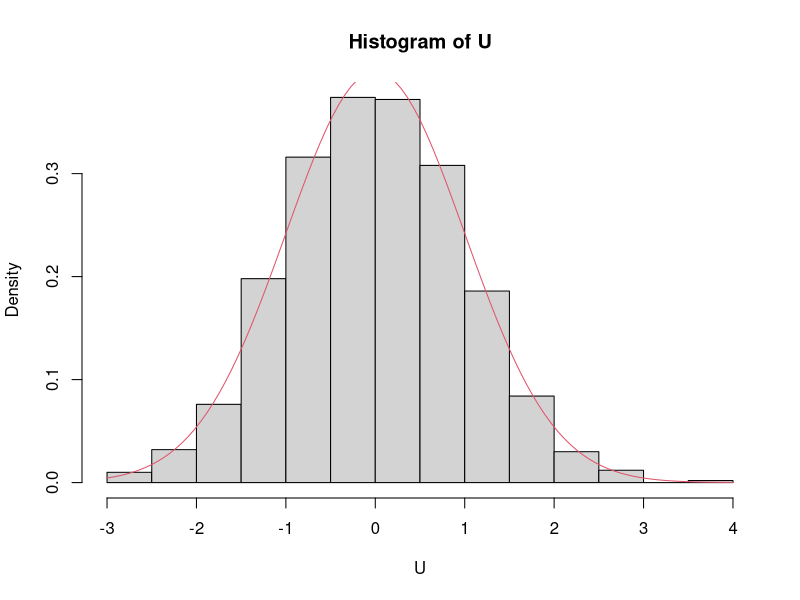
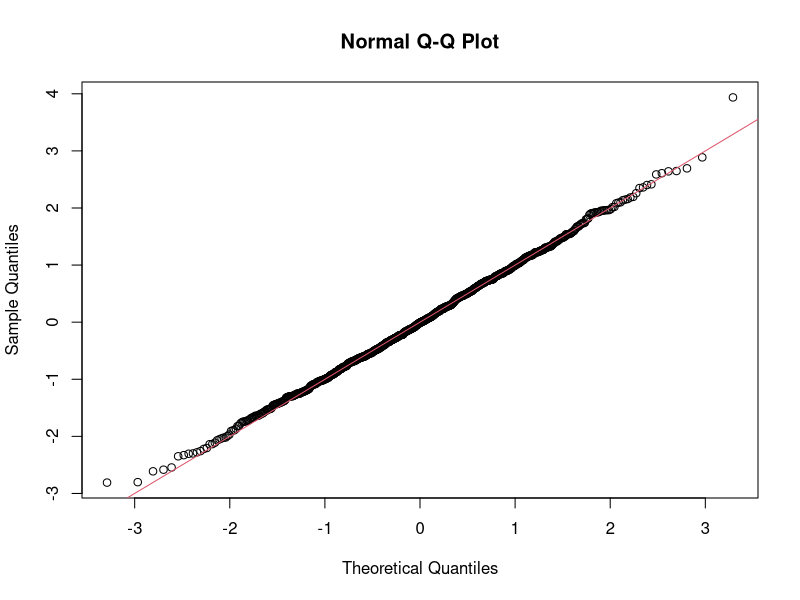
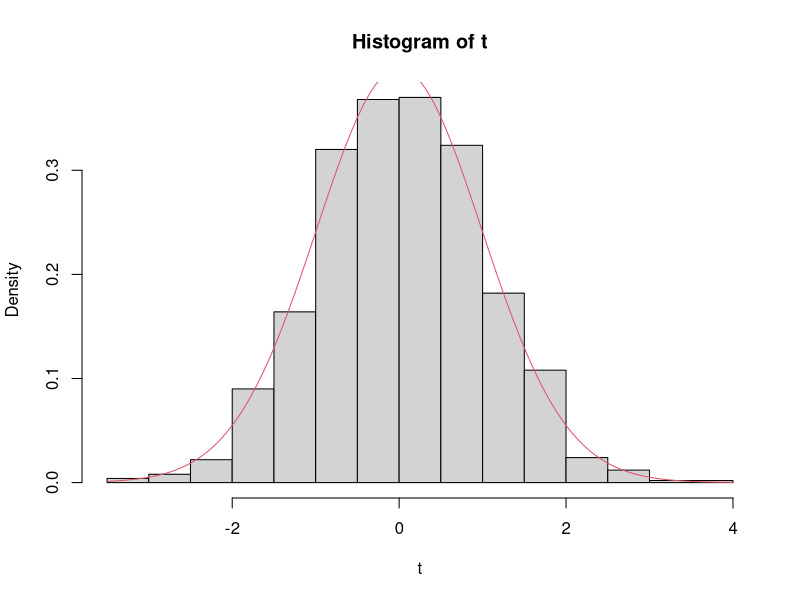
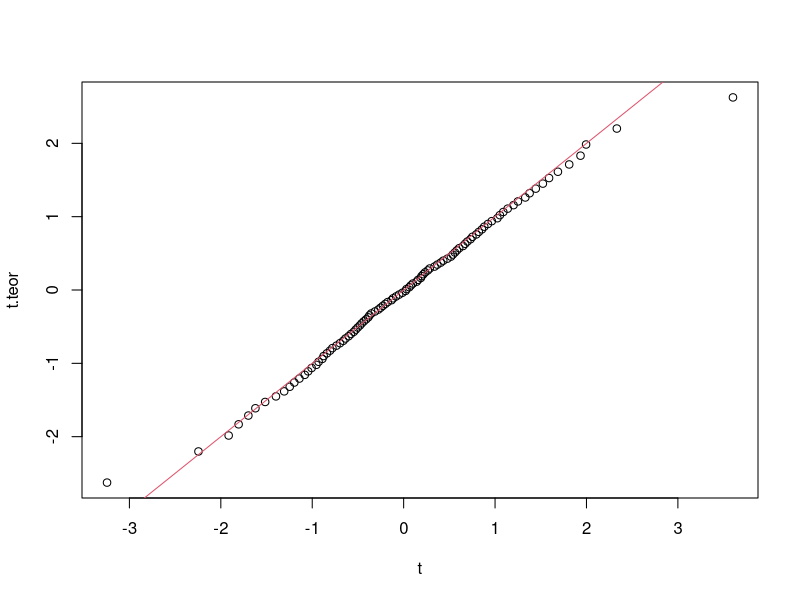
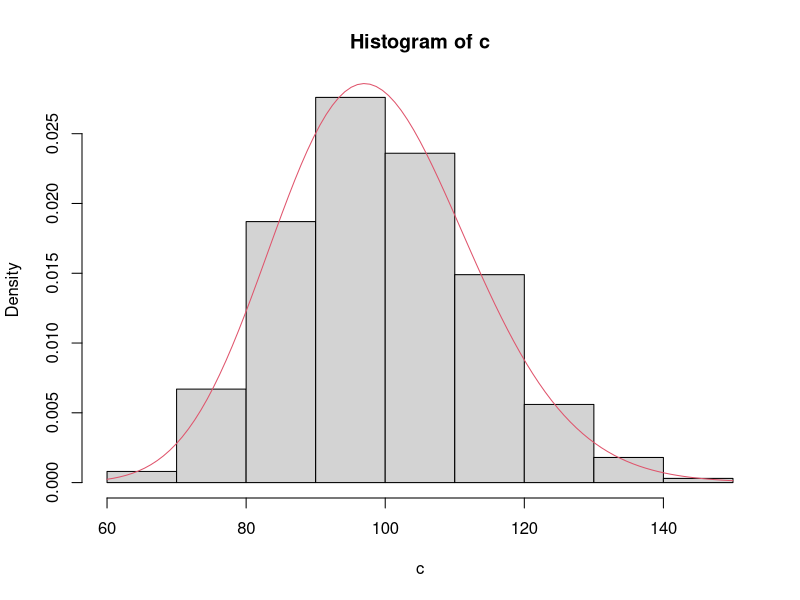
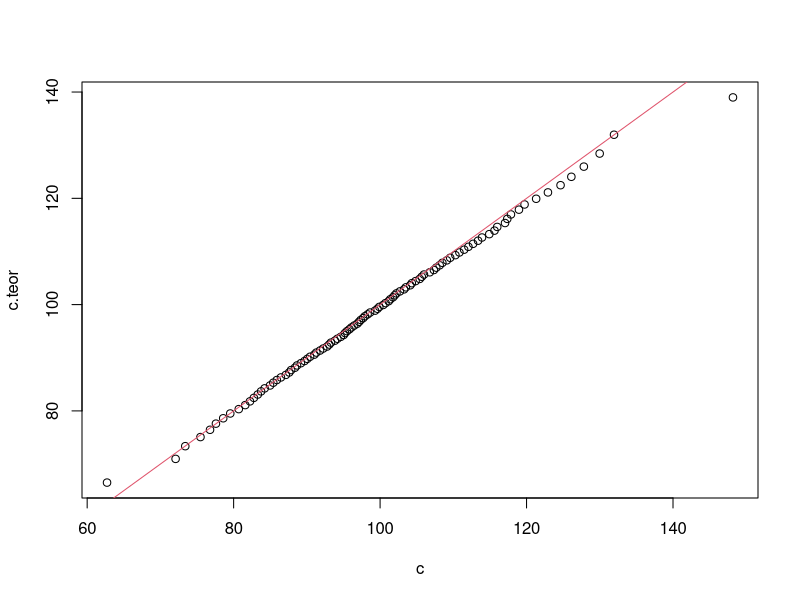
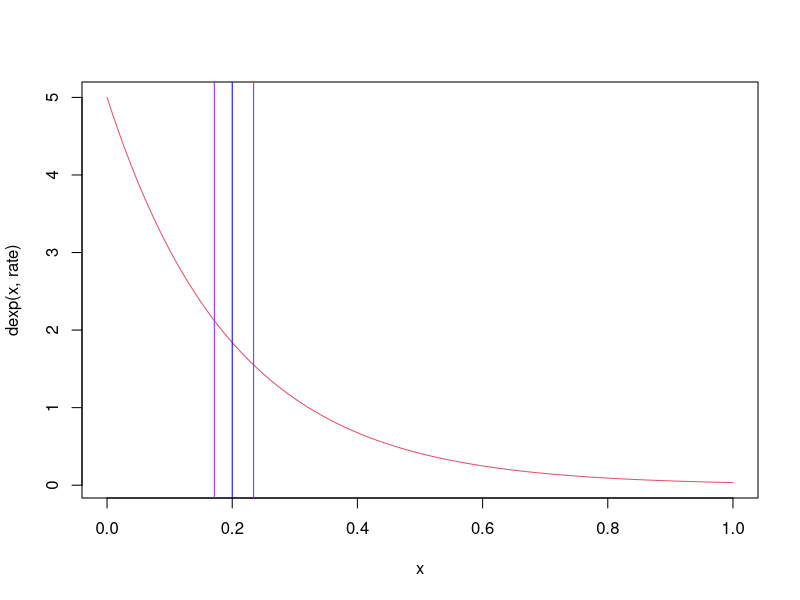
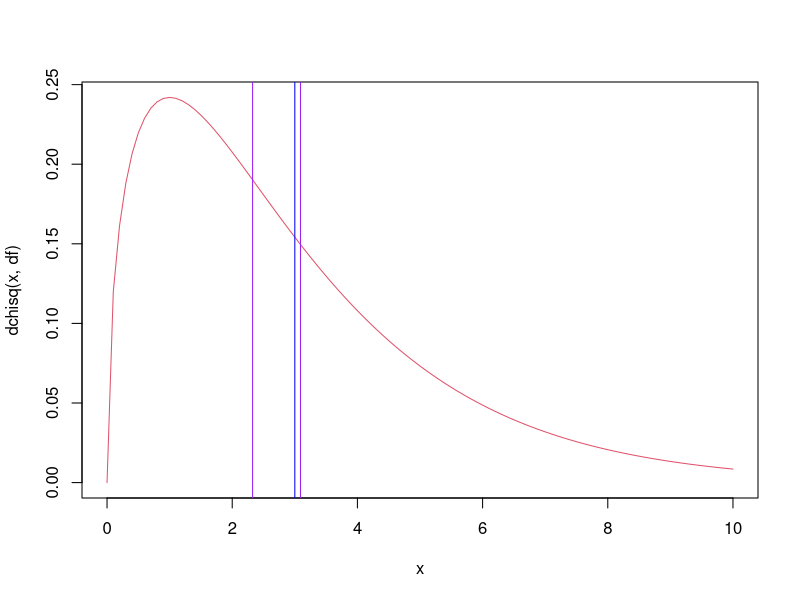

The R source for these figures, in order:
# ---
# title: "Zadania 7 - Estymacja przedziałowa, dowody"
# author: "JC"
# date: "28 kwietnia 2020"
# output: pdf_document
# ---
#Fakt 1
# Niech $X_1,X_2,\ldots,X_n$ będzie próbą prostą z rozkładu $N(\mu,\sigma^2)$. Zmienna losowa
# $$U={\overline X_n-\mu\over \sigma/\sqrt{n}}$$
# ma rozkład $N(0,1)$

#Przyklad 1.(Model 1)
#========
#Dla roznych mu i sigma, wygenerujemy N=1000 prob licznosci n=100: x1,x2,...,xn  z rozkładu N(mu,sigma^2)
#i korzystając z nich, wyznaczymy N: u1,u2,...,uN  mozliwych wartosci zmiennej U. Korzystajac z otrzymanej proby, sprawdzimy teze Faktu 1.
N=1000; n=100
m=3; sigma=2

licz.U <- function(dane) {(mean(dane)-m)/ (sigma/sqrt(n))}

U <- replicate(N, licz.U(rnorm(n,m,sigma)))

hist(U,prob=T)
curve(dnorm(x), add=T,col=2)

qqnorm(U)
abline(a=0,b=1,col=2)



#Fakt 2
# Niech $X_1,X_2,\ldots,X_n$ będzie próbą prostą z rozkładu $N(\mu,\sigma^2)$.
# Zmienna losowa
# $$t={\overline X_n-\mu\over S_n/\sqrt{n-1}},$$
# gdzie $S_n={1\over n}\sum_{i=1}^n(X_i-\overline X_n)^2$, ma rozkład t-Studenta o $n-1$ stopniach swobody.


#Zadanie 1.(Model 2)
#========
#Dla roznych mu i sigma, wygeneruj N=1000 prob licznosci n=100: x1,x2,...,xn  z rozkładu N(mu,sigma^2)
#i korzystajac z nich, wyznacz N: t1,t2,...,tN  mozliwych wartości zmiennej U. Korzystajac z testow diagnostycznych sprawdz teze Faktu 2.
###
### Dlaczego na slajdach wykładu został użyty kwantyl t-studenta = 2.26 = qt(1 - 0.05 / 2, 10-1)?
###

N=1000; n=100
m=3; sigma=2

licz.t <- function(dane) {(mean(dane)-m)/ (sd(dane)/sqrt(n-1))}

t <- replicate(N, licz.t(rnorm(n,m,sigma)))

hist(t,prob=T)
curve(dt(x,n-1), add=T,col=2)

p <- ppoints(100); p
t.teor <- qt(p,n-1)

qqplot(t,t.teor)
abline(a=0,b=1,col=2)


#Fakt 3
# Dla próby  $X_1,X_2,\ldots,X_n$  z rozkładu $N(\mu,\sigma^2)$
# mamy kolejny ładny fakt. Zmienna losowa
# $$\chi^2={n S_n^2\over \sigma^2},$$
# gdzie $S_n^2={1\over n}\sum_{i=1}^n(X_i-\overline X_n)^2$, ma rozkład chi-kwadrat o $n-1$ stopniach swobody.


#Zadanie 2. (EPU dla wariancji)
#========
#Dla roznych mu i sigma, wygeneruj N=1000 prob licznosci n=100: x1,x2,...,xn  z rozkładu N(mu,sigma^2)
#i korzystajac z nich, wyznacz N: c1,c2,...,cn  mozliwych wartosci zmiennej chi^2. Korzystajac z testow diagnostycznych sprawdz teze Faktu 3.

N=1000; n=100
mu=3; sigma=2
licz.c <- function(dane) {(n*var(dane))/(sigma^2)}

c <- replicate(N, licz.c(rnorm(n,mu,sigma)))

hist(c,prob=T)
curve(dchisq(x,n-1), add=T,col=2)

p <- ppoints(n); p
c.teor <- qchisq(p,n-1)

qqplot(c,c.teor)
abline(a=0,b=1,col=2)

#Zadanie 3. (Model 3)
#========
#Wybierz trzy rozne rozklady (rozne tez od rozkladu normalnego) i wygeneruj z nich proby licznosci n=150: x1,x2,...,xn. Wyznacz przedzial ufnosci dla sredniej, korzystajac z Modelu 3. Sprawdz, czy wartosc oczekiwana rozkladu z ktorego generowana byla proba nalezy do wyliczonego przedzialu.
N=1000; n=150

CI.mean3 <- function(data, alpha = 0.05) {
  n = length(data)
  u = qnorm(1 - alpha / 2)
  xbar = mean(data)
  sdx = sd(data) / sqrt(n)
  l = xbar - u * sdx
  r = xbar + u * sdx
  return(c(l, r))
}

# rozkład wykładniczy
# E(X) = 1 / rate
rate = 5
X = rexp(n, rate)
curve(dexp(x, rate), col=2)
abline(v=1/rate, col="blue")
CImean = CI.mean3(X)
abline(v=CImean[1], col="purple")
abline(v=CImean[2], col="purple")

# rozkład chi kwadrat
# E(X) = df
df = 3
X = rchisq(n, df)
curve(dchisq(x, df), col=2, to=10)
abline(v=df, col="blue")
CImean = CI.mean3(X)
abline(v=CImean[1], col="purple")
abline(v=CImean[2], col="purple")

# rozkład jednorodny
# E(X) = (min + max) / 2
min = -5
max = 20
X = runif(n, min, max)
curve(dunif(x, min, max), col=2,from= -6, to=21)
abline(v=(min + max) / 2, col="blue")
CImean = CI.mean3(X)
abline(v=CImean[1], col="purple")
abline(v=CImean[2], col="purple")